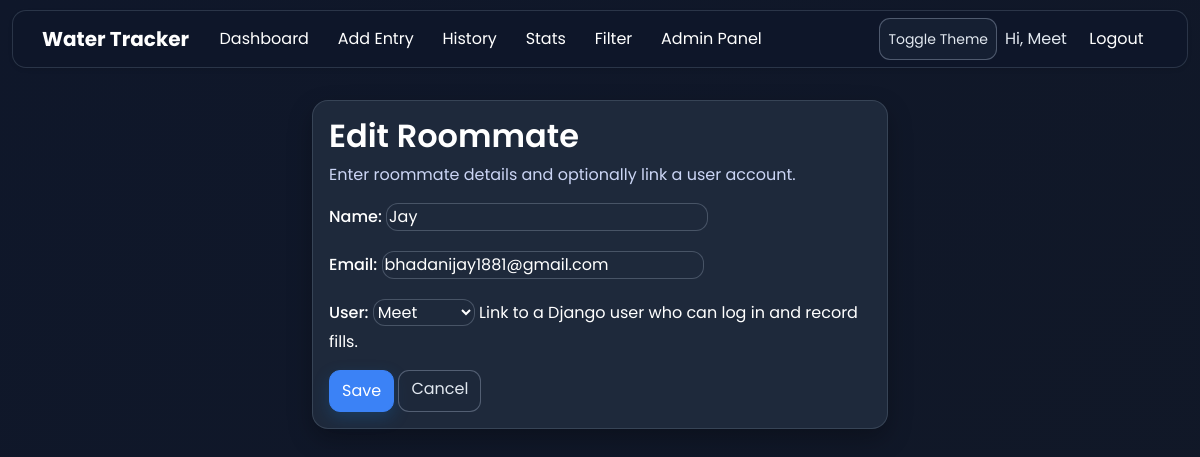
Screenshot of /roommates/1/edit/ (signed in) with the database file from the repository.
### water/models.py (models this page shows, shortened)
class Roommate(models.Model):
    name = models.CharField(max_length=100)
    email = models.EmailField(blank=True, null=True)
    turn_position = models.PositiveIntegerField(
        default=0,
        help_text="Lower numbers come first in the fixed turn order.",
    )
    user = models.OneToOneField(
        settings.AUTH_USER_MODEL,
        on_delete=models.SET_NULL,
        null=True,
        blank=True,
        help_text="Link to a Django user who can log in and record fills.",
    )
    class Meta:
        ordering = ["turn_position", "id"]

### water/views.py (the view, shortened to what this page needs)
# urls.py: path("roommates/<int:pk>/edit/", RoommateUpdateView.as_view(), name="roommate_edit"),
@method_decorator(user_passes_test(_is_staff), name="dispatch")
class RoommateUpdateView(View):
    def get(self, request, pk):
        roommate = get_object_or_404(Roommate, pk=pk)
        form = RoommateForm(instance=roommate)
        return render(
            request,
            "water/roommate_form.html",
            {"form": form, "roommate": roommate},
        )

### water/forms.py
class RoommateForm(forms.ModelForm):
    class Meta:
        model = Roommate
        fields = ["name", "email", "user"]

### water/views.py (called while the page is built)
def _is_staff(user) -> bool:
    return bool(user and user.is_authenticated and user.is_staff)

### templates/water/roommate_form.html (shortened to what this page needs)
{% extends "base.html" %}
{% block content %}
<div class="row justify-content-center">
  <div class="col-lg-6">
    <div class="card card-soft">
      <div class="card-body">
        <h2 class="mb-2">{% if roommate %}Edit Roommate{% else %}Add Roommate{% endif %}</h2>
        <p class="help-text">Enter roommate details and optionally link a user account.</p>
        <form method="post">
          {{ form.as_p }}
          <button class="btn btn-primary" type="submit">Save</button>
          <a href="{% url 'water:roommate_list' %}" class="btn btn-secondary">Cancel</a>
        </form>
      </div>
    </div>
  </div>
</div>
{% endblock %}

### templates/base.html (shortened to what this page needs)
<!DOCTYPE html>
<html lang="en">
<head>
    {% load static %}
    <link
      href="https://cdn.jsdelivr.net/npm/bootstrap@5.3.0/dist/css/bootstrap.min.css"
      rel="stylesheet"
    >
    <link rel="stylesheet" href="{% static 'water/antigravity.css' %}">
</head>
<body>
<nav class="navbar antigravity-nav navbar-expand-lg navbar-dark fixed-top shadow-sm">
  <div class="container">
    <a class="navbar-brand" href="{% url 'water:dashboard' %}">Water Tracker</a>
    <div class="collapse navbar-collapse" id="mainNavbar">
      <ul class="navbar-nav me-auto">
        {% if user.is_authenticated %}
          <li class="nav-item">
            <a class="nav-link {% if request.resolver_match.url_name == 'dashboard' %}active{% endif %}" href="{% url 'water:dashboard' %}">Dashboard</a>
          </li>
          <li class="nav-item">
            <a class="nav-link {% if request.resolver_match.url_name == 'entry_add' %}active{% endif %}" href="{% url 'water:entry_add' %}">Add Entry</a>
          </li>
          <li class="nav-item">
            <a class="nav-link {% if request.resolver_match.url_name == 'history' %}active{% endif %}" href="{% url 'water:history' %}">History</a>
          </li>
          <li class="nav-item">
            <a class="nav-link {% if request.resolver_match.url_name == 'stats' %}active{% endif %}" href="{% url 'water:stats' %}">Stats</a>
          </li>
          <li class="nav-item">
            <a class="nav-link {% if request.resolver_match.url_name == 'filter' %}active{% endif %}" href="{% url 'water:filter' %}">Filter</a>
          </li>
        {% endif %}
        {% if user.is_authenticated and user.is_staff %}
          <li class="nav-item">
            <a class="nav-link " href="{% url 'water:admin_panel' %}">Admin Panel</a>
          </li>
        {% endif %}
      </ul>
      <ul class="navbar-nav ms-auto align-items-center">
        <li class="nav-item me-2">
          <button id="theme-toggle" class="btn btn-sm btn-outline-secondary" type="button">
            Toggle Theme
          </button>
        </li>
        {% if user.is_authenticated %}
          <li class="nav-item">
            <span class="navbar-text me-2">Hi, {{ user.username }}</span>
          </li>
          <li class="nav-item">
            <form method="post" action="{% url 'water:logout' %}" class="d-inline">
              <button type="submit" class="btn btn-link nav-link p-0 border-0">Logout</button>
            </form>
          </li>
        {% else %}
          <li class="nav-item">
            <a class="nav-link {% if request.resolver_match.url_name == 'login' %}active{% endif %}" href="{% url 'water:login' %}">Login</a>
          </li>
        {% endif %}
      </ul>
    </div>
  </div>
</nav>
<div class="container page-wrap mb-4">
    {% block content %}{% endblock %}
</div>
</body>
</html>

### static/water/antigravity.css (style rules this page uses)
:root { --bg-0: #0f172a; --bg-1: #111827; --card-bg: #1e293b; --card-bg-2: #243449; --line: rgba(148, 163, 184, 0.22); --txt: #ffffff; --muted: #cbd5f5; --muted-2: #94a3b8; --blue: #3b82f6; --blue-dark: #2563eb; --danger: #ef4444; --shadow: 0 10px 24px rgba(0, 0, 0, 0.28); }
* { box-sizing: border-box; }
body { font-family: "Poppins", sans-serif; font-size: 16px; color: var(--txt); background: linear-gradient(135deg, var(--bg-0), var(--bg-1)); min-height: 100vh; line-height: 1.5; }
p, span, div, li, td, th, label, small, strong, em { color: var(--txt); }
a { color: #93c5fd; }
.page-wrap { max-width: 1220px; padding-top: 100px; animation: fadeInUp 0.4s ease-out; }
.navbar.antigravity-nav { margin: 10px auto 0; width: calc(100% - 24px); max-width: 1220px; border-radius: 14px; border: 1px solid var(--line); background: rgba(15, 23, 42, 0.92); backdrop-filter: blur(10px); box-shadow: var(--shadow); padding: 0.45rem 0.9rem; }
#mainNavbar { transition: all 0.3s ease; }
.navbar-brand { font-weight: 700; color: #ffffff !important; }
.navbar .nav-link { color: var(--txt) !important; opacity: 1; position: relative; padding: 0.5rem 0.8rem !important; margin: 0 0.1rem; transition: all 0.3s ease; }
.navbar .nav-link::after { content: ""; position: absolute; left: 0.8rem; right: 0.8rem; bottom: 0.2rem; height: 2px; background: var(--cyan); transform: scaleX(0); transform-origin: center; transition: transform 0.3s ease; }
.card-soft { border-radius: 16px; border: 1px solid var(--line); background: var(--card-bg); box-shadow: var(--shadow); transition: transform 0.3s ease, box-shadow 0.3s ease; animation: slideUp 0.35s ease-out; }
.help-text, .text-muted, small { color: var(--muted) !important; }
h1, h2, h3, h4, h5, h6 { color: #ffffff; font-weight: 600; }
.card { border-radius: 16px; border: 1px solid var(--line); background: var(--card-bg); box-shadow: var(--shadow); }
.form-control, .form-select, input, select, textarea { border-radius: 12px !important; border: 1px solid rgba(148, 163, 184, 0.35) !important; background: #1e293b !important; color: var(--txt) !important; }
label { margin-bottom: 0.35rem; font-weight: 500; }
.form-control::placeholder, input::placeholder { color: #94a3b8 !important; }
.btn { border-radius: 11px; min-height: 42px; transition: all 0.3s ease; }
.btn-primary, .btn-success { border: 1px solid var(--blue); background: var(--blue); color: #ffffff; box-shadow: 0 6px 16px rgba(22, 101, 168, 0.32); }
.btn-outline-secondary, .btn-secondary { color: #e2e8f0; border-color: rgba(148, 163, 184, 0.45); background: rgba(30, 41, 59, 0.55); }
.navbar-text { color: #e2e8f0 !important; }

### rows the page displays
Roommate: name "Jay", email "bhadanijay1881@gmail.com", user "Meet"

### other values shown
{{ user.username }} "Meet"
